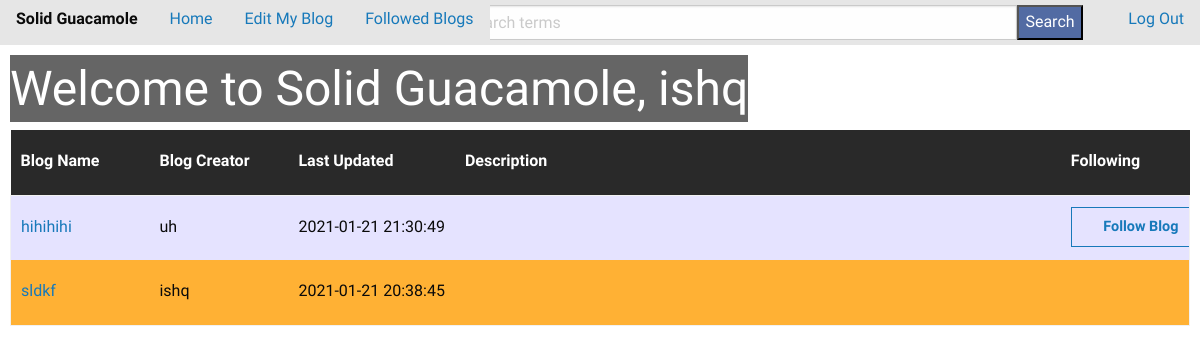
/ (signed in), run on an earlier commit of the app's database.
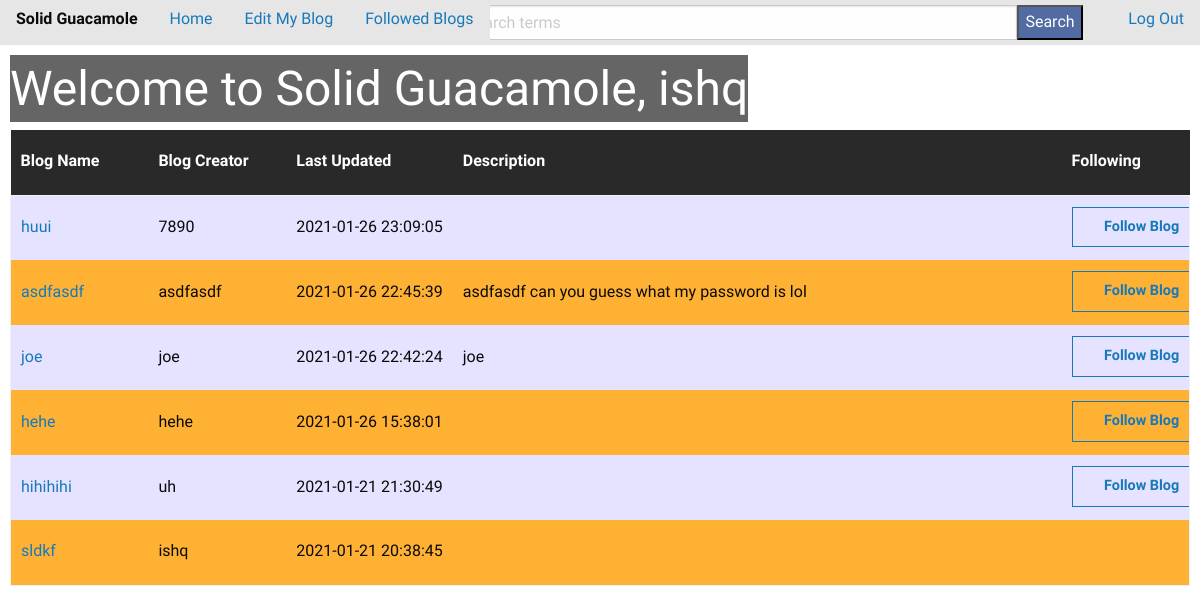
And on a later commit of the database.
### tables this page shows
CREATE TABLE users (id INTEGER PRIMARY KEY, username TEXT,
              password TEXT, blogname TEXT, blogdescription TEXT, time DATETIME);

### app/blog.py (the view)
@bp.route("/")
@login_required
def homepage():
    following = []
    for blog in blog_methods["getBlogs"]():
        if follow_methods["checkFollower"](blog["id"], blog_methods["getInfo"](session["username"], "id")):
            following += [blog["blogname"]]
    if "error_msg" in session:
        msg = session["error_msg"]
        session.pop("error_msg")
        return render_template("blog/home.html", blogs=blog_methods["getBlogs"](), following=following,
                                username=session["username"], error_msg=msg)
    return render_template("blog/home.html", blogs=blog_methods["getBlogs"](), following=following,
                            username=session["username"])

### app/auth.py (called while the page is built)
def login_required(view):
    @functools.wraps(view)
    def wrapped_view(**kwargs):
        if g.user is None:
            return redirect(url_for('auth.login'))
        return view(**kwargs)
    return wrapped_view

@bp.before_app_request
def load_logged_in_user():
    username = session.get('username')
    if username is None:
        g.user = None
    else:
        g.user = get_db().execute(
            'SELECT * FROM users WHERE username = ?', (username,)
        ).fetchone()

### app/db_builder.py (called while the page is built)
def get_db():
    if 'db' not in g:
        g.db = sqlite3.connect(
            current_app.config['DATABASE'],
            detect_types=sqlite3.PARSE_DECLTYPES
        )
        g.db.text_factory = text_factory
        g.db.row_factory = sqlite3.Row
    return g.db

def checkUsername(username):
    db = get_db()
    found = False
    for row in db.execute("SELECT * FROM users;"):
        found = found or (username == row[1])
    db.commit()
    return found

def getInfo(username, col):
    if checkUsername(username):
        db = get_db()
        info = db.execute("SELECT " + col + " FROM users WHERE username=?;", [username]).fetchone()[0]
        db.commit()
        return info
    return None

def getBlogs():
    db = get_db()
    blogs = db.execute("SELECT * from users ORDER BY time DESC;").fetchall()
    db.commit()
    return [dict(i) for i in blogs]

def checkFollower(userID, followerID):
    db = get_db()
    found = db.execute("SELECT * FROM followers WHERE userID=? AND followerID=?;",
                      (str(userID), str(followerID))).fetchone()
    db.commit()
    return found is not None

### app/templates/blog/home.html (shortened to what this page needs)
{% extends 'base.html' %} {% block header %}
<h1>{% block title %}Welcome to Solid Guacamole, {{ username }}{% endblock %}</h1>
{% endblock %} {% block content %}
<body class="allpages">
    <div class="container">
         {% if not blogs %}
        <h3>No blogs created yet.</h3>
        {% else %}
        <table id="transparent">
            <thead id="table-header">
                <th>Blog Name</th>
                <th>Blog Creator</th>
                <th>Last Updated</th>
                <th>Description</th>
                <th>Following</th>
            </thead>
            {% for blog in blogs %}
            <tr>
                <td class="blogname"><a href="{{ url_for('blog.viewBlog', username=blog['username']) }}">{{ blog["blogname"] }}</a></td>
                <td class="blogusername">{{ blog["username"] }}</td>
                <td class="blog-time">{{ blog["time"] }}</td>
                <td class="desc">{{ blog["blogdescription"] }}</td>
                <td class="followcolumn">
                    {% if username != blog["username"] %} {% if blog["blogname"] not in following %}
                    <form action="{{ url_for('follow.follow', username=blog['username']) }}" method="POST">
                        <input type="submit" id="follow" name="home" value="Follow Blog" class="hollow button"/>
                    </form>
                	{% else %}
                    <form action="{{ url_for('follow.unfollow', username=blog['username']) }}" method="POST">
                        <input type="submit" id="unfollow" name="home" value="Unfollow Blog" class="hollow button alert" />
                    </form>
                	{% endif %}
                {% endif %}
            	</td>
            </tr>
        {% endfor %}
        </table>
    {% endif %}
    </div>
</body>
{% endblock %}

### app/templates/base.html (shortened to what this page needs)
{% if pageNum is not defined %} {% set pageNum = 1 %} {% endif %}
<!doctype html>
<link rel="stylesheet" href="https://cdn.jsdelivr.net/npm/foundation-sites@6.6.3/dist/css/foundation.min.css"
>
<link rel="stylesheet" href="/static/styles.css" />
<div class="top-bar grid-x fluid stack-for-medium">
	<div class="cell medium-5">
		<ul class="dropdown menu" data-dropdown-menu>
			<li class="menu-text">Solid Guacamole</li>
			<li><a class="topdrop" href="{{ url_for('blog.homepage') }}">Home</a></li>
			<li><a class="topdrop" href="{{ url_for('blog.editBlog') }}">Edit My Blog</a></li>
			<li><a class="topdrop" href="{{ url_for('follow.followedBlogs') }}">Followed Blogs</a></li>
		</ul>
	</div>
    <div class="grid-x cell medium-5 align-center">
        <form action="{{ url_for('search.searchFunction') }}" class="grid-x row align-center" method="POST">
            <div class="input-group">
                <input class="input-group-field flex-child-grow" type="text" name="keywords" id="keywords" placeholder="Enter search terms" required />
                <div class="input-group-button">
                    <input name="search" id="search" type="submit" value="Search"/>
                </div>
            </div>
        </form>
    </div>
    <div class="cell medium-2 grid-x align-right">
		<ul class="dropdown menu align-right" data-dropdown-menu>
            <li><a class="topdrop" id="logout" href="{{ url_for('auth.logout') }}">Log Out</a></li>
		</ul>
    </div>
</div>
<section class="content">
  <header>
    {% block header %}{% endblock %}
  </header>
  {% block content %}{% endblock %}
</section>

### app/static/styles.css (style rules this page uses)
.top-bar { padding: 0px; width: 100%; height: auto; min-height: 45px; }
.top-bar .input-group { margin: 0px; }
.top-bar input[type="text"] { height: 35px; }
.top-bar li a { padding-left: 10px; padding-right: 10px; }
input#search { margin: 0px; background-color: rgba(31, 66, 141, 0.74); color: white; }
input#keywords { width: 600px; }
.top-bar .input-group-field { max-width: 600px; }
.top-bar * { float: left; }
.topdrop { height: 45px; }
.allpages { background: url("https://scottchoucino.com/wp-content/uploads/2016/12/ScottChoucino-1-1.jpg") no-repeat center center fixed; -webkit-background-size: cover; -moz-background-size: cover; -o-background-size: cover; background-size: cover; }
.allpages h1 { display: table; color: white; background-color: rgba(0, 0, 0, 0.603); }
.content { padding: 0 calc((100% - min(100%, 1500px)) / 2); }
section.content { margin: 10px; }
#transparent { background: rgba(0, 0, 0, 0); }
table * { background: rgba(0, 0, 0, 0); }
table thead { border: 0px; }
table tbody * { background: rgba(0, 0, 0, 0); }
table th { background-color: #292929; color: white; }
table tr { height: 65px; background: #ffa91e00; }
table tr:nth-child(odd) { background: rgba(224, 221, 255, 0.829); }
table tr:nth-child(even) { background: #ffa91ee5; }
table td.desc { width: 53%; word-wrap: normal; overflow-wrap: normal; word-break: normal; max-width: 400px; }
table td.blogname { width: 12%; word-wrap: normal; overflow-wrap: normal; word-break: normal; max-width: 100px; overflow: hidden; text-overflow: ellipsis; }
table td.blogusername { width: 12%; word-wrap: normal; overflow-wrap: normal; word-break: normal; max-width: 100px; overflow: hidden; text-overflow: ellipsis; }
table td.blog-time { width: 12%; max-width: 200px; }
table td.followcolumn { width: 11%; max-width: 100px; }
td { text-overflow: ellipsis; white-space: nowrap; overflow: hidden; }
tr:nth-child(5) { overflow: auto; }
#follow { margin: 0px; width: 140px; font-weight: 900; }
* { font-family: "Montserrat Alternates"; }
h1, h2, h3, h4 { font-family: "Montserrat Alternates"; }

What changed in the data, as far as the page shows it:
added users: blogname "huui", username "7890", time "2021-01-26 23:09:05"
added users: blogname "asdfasdf", username "asdfasdf", time "2021-01-26 22:45:39", blogdescription "asdfasdf can you guess what my password is lol"
added users: blogname "joe", username "joe", time "2021-01-26 22:42:24", blogdescription "joe"
added users: blogname "hehe", username "hehe", time "2021-01-26 15:38:01"
